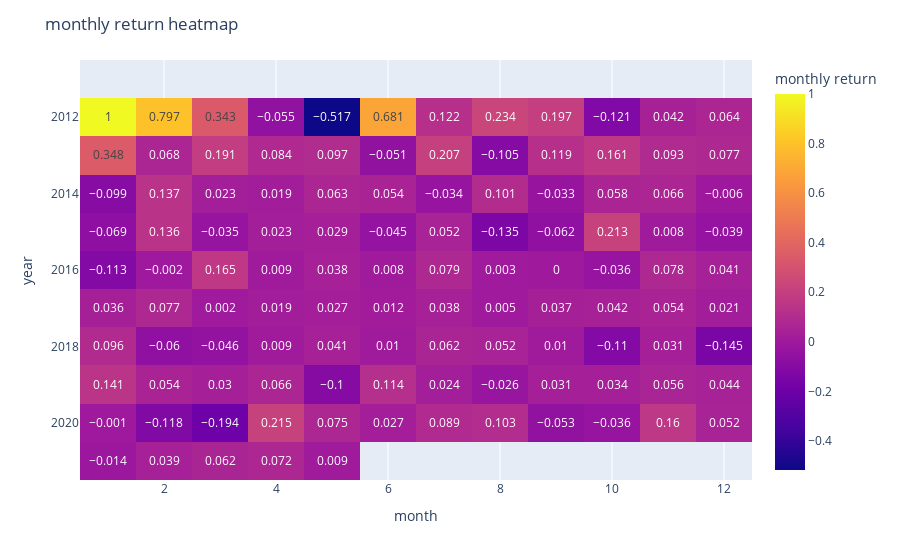

Here is the notebook cell this chart was saved with:
### Code cell
Plotting.plot_monthly_return_heatmap(single_return_data, show_text = True)

### Figure 1 — Plotly figure (JSON) as saved in the notebook; plotly's stock layout.template omitted (floating-point values rounded to 4 significant figures; data arrays with more than 128 entries replaced by an {"elided": "..."} marker saying what was removed)
{"data": [{"coloraxis": "coloraxis", "hovertemplate": "month: %{x}<br>year: %{y}<br>monthly return: %{z}<extra></extra>", "name": "0", "texttemplate": "%{z}", "type": "heatmap", "x": [1, 2, 3, 4, 5, 6, 7, 8, 9, 10, 11, 12], "xaxis": "x", "y": [2011, 2012, 2013, 2014, 2015, 2016, 2017, 2018, 2019, 2020, 2021], "yaxis": "y", "z": {"elided": "11x12 float values"}}], "layout": {"coloraxis": {"colorbar": {"title": {"text": "monthly return"}}, "colorscale": [[0, "#0d0887"], [0.1111, "#46039f"], [0.2222, "#7201a8"], [0.3333, "#9c179e"], [0.4444, "#bd3786"], [0.5556, "#d8576b"], [0.6667, "#ed7953"], [0.7778, "#fb9f3a"], [0.8889, "#fdca26"], [1, "#f0f921"]]}, "margin": {"t": 60}, "title": {"text": "monthly return heatmap"}, "xaxis": {"anchor": "y", "domain": [0, 1], "title": {"text": "month"}}, "yaxis": {"anchor": "x", "autorange": "reversed", "domain": [0, 1], "title": {"text": "year"}}}}
